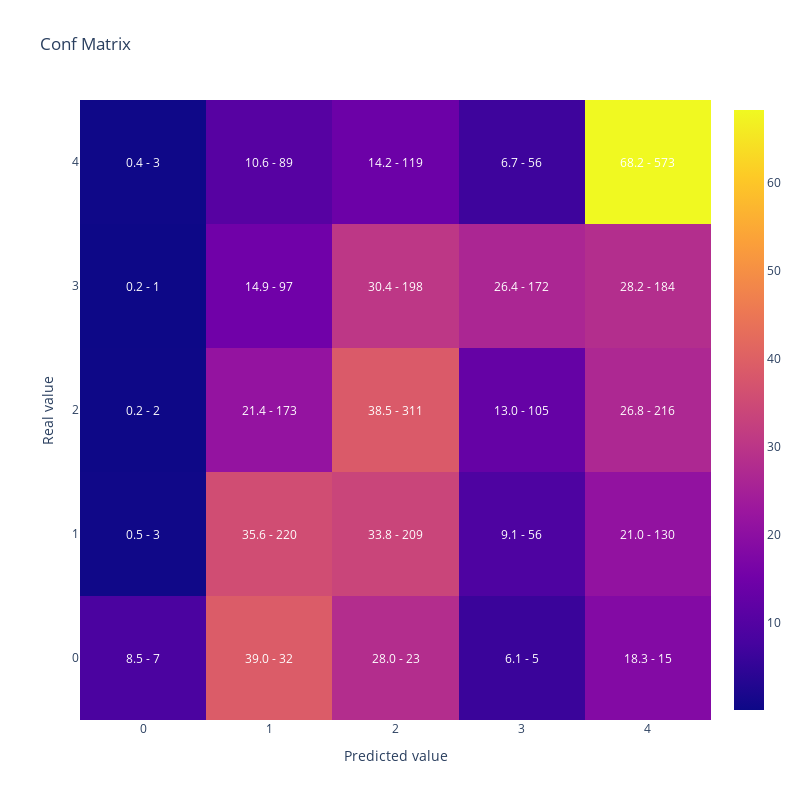

The notebook cell this image was saved under:
### Code cell
#Obtengo las predicciones sobre el set de test. El modelo me da una lista de probabilidades para cada clase y tomo la clase con mayor probabilidad con la funcion argmax
y_pred = lgb_model.predict(X_test).argmax(axis=1)

#Calculo el Kappa
print(cohen_kappa_score(y_test,y_pred, weights = 'quadratic'))

#Muestro la matriz de confusión
display(plot_confusion_matrix(y_test,y_pred))

### Figure 1 — Plotly figure (JSON) as saved in the notebook; plotly's stock layout.template omitted (floating-point values rounded to 4 significant figures)
{"data": [{"type": "heatmap", "x": [0, 1, 2, 3, 4], "y": [0, 1, 2, 3, 4], "z": [[8.537, 39.02, 28.05, 6.098, 18.29], [0.4854, 35.6, 33.82, 9.061, 21.04], [0.2478, 21.44, 38.54, 13.01, 26.77], [0.1534, 14.88, 30.37, 26.38, 28.22], [0.3571, 10.6, 14.17, 6.667, 68.21]]}], "layout": {"annotations": [{"font": {"color": "white"}, "showarrow": false, "text": "8.5 - 7", "x": 0, "xref": "x", "y": 0, "yref": "y"}, {"font": {"color": "white"}, "showarrow": false, "text": "39.0 - 32", "x": 1, "xref": "x", "y": 0, "yref": "y"}, {"font": {"color": "white"}, "showarrow": false, "text": "28.0 - 23", "x": 2, "xref": "x", "y": 0, "yref": "y"}, {"font": {"color": "white"}, "showarrow": false, "text": "6.1 - 5", "x": 3, "xref": "x", "y": 0, "yref": "y"}, {"font": {"color": "white"}, "showarrow": false, "text": "18.3 - 15", "x": 4, "xref": "x", "y": 0, "yref": "y"}, {"font": {"color": "white"}, "showarrow": false, "text": "0.5 - 3", "x": 0, "xref": "x", "y": 1, "yref": "y"}, {"font": {"color": "white"}, "showarrow": false, "text": "35.6 - 220", "x": 1, "xref": "x", "y": 1, "yref": "y"}, {"font": {"color": "white"}, "showarrow": false, "text": "33.8 - 209", "x": 2, "xref": "x", "y": 1, "yref": "y"}, {"font": {"color": "white"}, "showarrow": false, "text": "9.1 - 56", "x": 3, "xref": "x", "y": 1, "yref": "y"}, {"font": {"color": "white"}, "showarrow": false, "text": "21.0 - 130", "x": 4, "xref": "x", "y": 1, "yref": "y"}, {"font": {"color": "white"}, "showarrow": false, "text": "0.2 - 2", "x": 0, "xref": "x", "y": 2, "yref": "y"}, {"font": {"color": "white"}, "showarrow": false, "text": "21.4 - 173", "x": 1, "xref": "x", "y": 2, "yref": "y"}, {"font": {"color": "white"}, "showarrow": false, "text": "38.5 - 311", "x": 2, "xref": "x", "y": 2, "yref": "y"}, {"font": {"color": "white"}, "showarrow": false, "text": "13.0 - 105", "x": 3, "xref": "x", "y": 2, "yref": "y"}, {"font": {"color": "white"}, "showarrow": false, "text": "26.8 - 216", "x": 4, "xref": "x", "y": 2, "yref": "y"}, {"font": {"color": "white"}, "showarrow": false, "text": "0.2 - 1", "x": 0, "xref": "x", "y": 3, "yref": "y"}, {"font": {"color": "white"}, "showarrow": false, "text": "14.9 - 97", "x": 1, "xref": "x", "y": 3, "yref": "y"}, {"font": {"color": "white"}, "showarrow": false, "text": "30.4 - 198", "x": 2, "xref": "x", "y": 3, "yref": "y"}, {"font": {"color": "white"}, "showarrow": false, "text": "26.4 - 172", "x": 3, "xref": "x", "y": 3, "yref": "y"}, {"font": {"color": "white"}, "showarrow": false, "text": "28.2 - 184", "x": 4, "xref": "x", "y": 3, "yref": "y"}, {"font": {"color": "white"}, "showarrow": false, "text": "0.4 - 3", "x": 0, "xref": "x", "y": 4, "yref": "y"}, {"font": {"color": "white"}, "showarrow": false, "text": "10.6 - 89", "x": 1, "xref": "x", "y": 4, "yref": "y"}, {"font": {"color": "white"}, "showarrow": false, "text": "14.2 - 119", "x": 2, "xref": "x", "y": 4, "yref": "y"}, {"font": {"color": "white"}, "showarrow": false, "text": "6.7 - 56", "x": 3, "xref": "x", "y": 4, "yref": "y"}, {"font": {"color": "white"}, "showarrow": false, "text": "68.2 - 573", "x": 4, "xref": "x", "y": 4, "yref": "y"}], "height": 800, "title": {"text": "Conf Matrix"}, "width": 800, "xaxis": {"title": {"text": "Predicted value"}}, "yaxis": {"title": {"text": "Real value"}}}}
